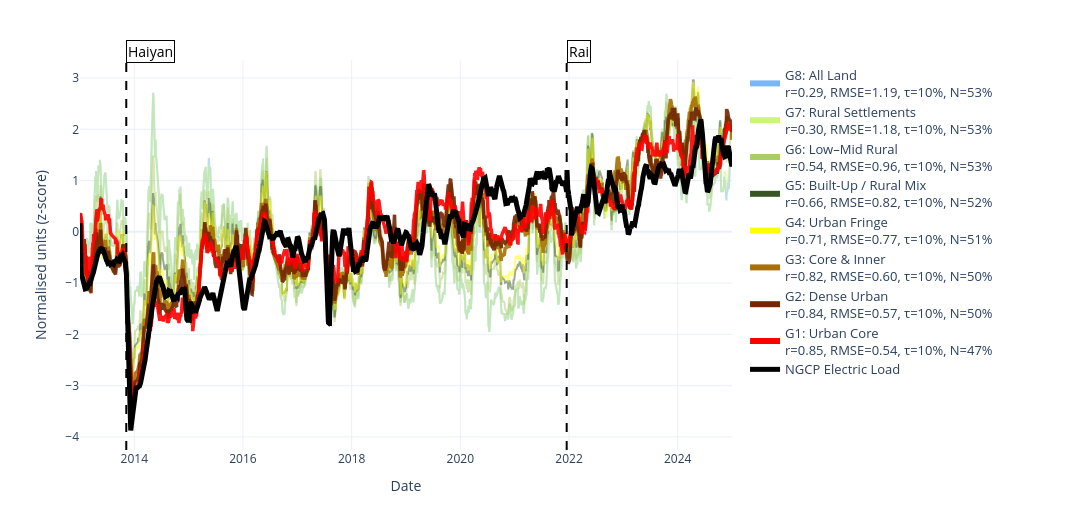

Here is the notebook cell this chart was saved with:
### Code cell
fig_region = plot_ghsl_classes_vs_ngcp_zscore(
    df_all,
    ngcp_df,
    region="Samar-Leyte",
    tau=10,
    w=ROLLING_WINDOW,
)

fig_region.show()


export_plotly_figure(
    fig_region,
    OUTPUT_MAIN_FIG_DIR / f"fig_07_samar_leyte_ntl_ngcp_zscore_tau10",
    width=1200,
    height=520,
    scale=3,
    force_date_axis=True,
    tickformat="%Y",
)

### Figure 1 — Plotly figure (JSON) as saved in the notebook; plotly's stock layout.template omitted (floating-point values rounded to 4 significant figures; data arrays with more than 128 entries replaced by an {"elided": "..."} marker saying what was removed)
{"data": [{"line": {"color": "rgba(122,182,245,0.5)", "width": 2}, "mode": "lines", "showlegend": false, "type": "scatter", "x": {"elided": "2513 str values"}, "y": {"elided": "2513 float values"}}, {"line": {"color": "#7ab6f5", "width": 6}, "mode": "lines", "name": "G8: All Land<br>r=0.29, RMSE=1.19, τ=10%, N=53%", "showlegend": true, "type": "scatter", "x": [null], "y": [null]}, {"line": {"color": "rgba(205,245,122,0.5)", "width": 2}, "mode": "lines", "showlegend": false, "type": "scatter", "x": {"elided": "2517 str values"}, "y": {"elided": "2517 float values"}}, {"line": {"color": "#cdf57a", "width": 6}, "mode": "lines", "name": "G7: Rural Settlements<br>r=0.30, RMSE=1.18, τ=10%, N=53%", "showlegend": true, "type": "scatter", "x": [null], "y": [null]}, {"line": {"color": "rgba(171,205,102,0.5)", "width": 2}, "mode": "lines", "showlegend": false, "type": "scatter", "x": {"elided": "2491 str values"}, "y": {"elided": "2491 float values"}}, {"line": {"color": "#abcd66", "width": 6}, "mode": "lines", "name": "G6: Low–Mid Rural<br>r=0.54, RMSE=0.96, τ=10%, N=53%", "showlegend": true, "type": "scatter", "x": [null], "y": [null]}, {"line": {"color": "rgba(55,86,35,0.5)", "width": 2}, "mode": "lines", "showlegend": false, "type": "scatter", "x": {"elided": "2455 str values"}, "y": {"elided": "2455 float values"}}, {"line": {"color": "#375623", "width": 6}, "mode": "lines", "name": "G5: Built-Up / Rural Mix<br>r=0.66, RMSE=0.82, τ=10%, N=52%", "showlegend": true, "type": "scatter", "x": [null], "y": [null]}, {"line": {"color": "rgba(255,255,0,0.5)", "width": 2}, "mode": "lines", "showlegend": false, "type": "scatter", "x": {"elided": "2430 str values"}, "y": {"elided": "2430 float values"}}, {"line": {"color": "#ffff00", "width": 6}, "mode": "lines", "name": "G4: Urban Fringe<br>r=0.71, RMSE=0.77, τ=10%, N=51%", "showlegend": true, "type": "scatter", "x": [null], "y": [null]}, {"line": {"color": "rgba(168,112,0,0.9)", "width": 3.5}, "mode": "lines", "showlegend": false, "type": "scatter", "x": {"elided": "2386 str values"}, "y": {"elided": "2386 float values"}}, {"line": {"color": "#a87000", "width": 6}, "mode": "lines", "name": "G3: Core & Inner<br>r=0.82, RMSE=0.60, τ=10%, N=50%", "showlegend": true, "type": "scatter", "x": [null], "y": [null]}, {"line": {"color": "rgba(115,38,0,0.9)", "width": 3.5}, "mode": "lines", "showlegend": false, "type": "scatter", "x": {"elided": "2365 str values"}, "y": {"elided": "2365 float values"}}, {"line": {"color": "#732600", "width": 6}, "mode": "lines", "name": "G2: Dense Urban<br>r=0.84, RMSE=0.57, τ=10%, N=50%", "showlegend": true, "type": "scatter", "x": [null], "y": [null]}, {"line": {"color": "rgba(255,0,0,0.9)", "width": 3.5}, "mode": "lines", "showlegend": false, "type": "scatter", "x": {"elided": "2212 str values"}, "y": {"elided": "2212 float values"}}, {"line": {"color": "#ff0000", "width": 6}, "mode": "lines", "name": "G1: Urban Core<br>r=0.85, RMSE=0.54, τ=10%, N=47%", "showlegend": true, "type": "scatter", "x": [null], "y": [null]}, {"line": {"color": "black", "width": 5}, "mode": "lines", "name": "NGCP Electric Load", "type": "scatter", "x": {"elided": "4383 str values"}, "y": {"elided": "4383 float values"}}], "layout": {"annotations": [{"bgcolor": "white", "bordercolor": "black", "borderwidth": 1, "font": {"color": "black", "size": 14}, "showarrow": false, "text": "Haiyan", "x": "2013-11-08", "xanchor": "left", "y": 1.05, "yref": "paper"}, {"bgcolor": "white", "bordercolor": "black", "borderwidth": 1, "font": {"color": "black", "size": 14}, "showarrow": false, "text": "Rai", "x": "2021-12-16", "xanchor": "left", "y": 1.05, "yref": "paper"}], "height": 520, "legend": {"font": {"size": 13}, "orientation": "v", "x": 1.02, "y": 1}, "margin": {"b": 70, "l": 80, "r": 360, "t": 60}, "paper_bgcolor": "rgba(0,0,0,0)", "shapes": [{"line": {"color": "black", "dash": "dash", "width": 2}, "type": "line", "x0": "2013-11-08", "x1": "2013-11-08", "xref": "x", "y0": 0, "y1": 1, "yref": "y domain"}, {"line": {"color": "black", "dash": "dash", "width": 2}, "type": "line", "x0": "2021-12-16", "x1": "2021-12-16", "xref": "x", "y0": 0, "y1": 1, "yref": "y domain"}], "width": 1200, "xaxis": {"title": {"text": "Date"}, "type": "date"}, "yaxis": {"title": {"text": "Normalised units (z-score)"}}}}
